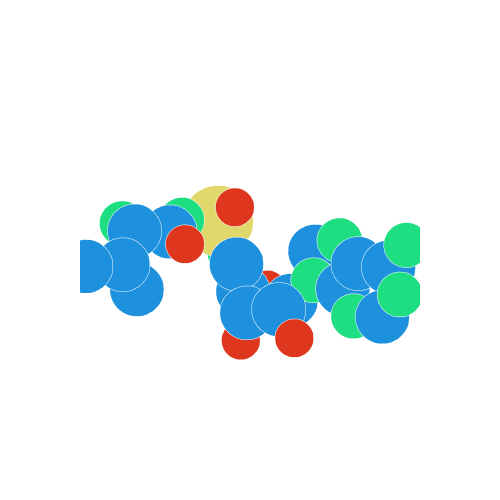

Notebook code for this chart:
### Code cell
# draw molecule using pyplot
pdb[4].draw(width=500, height=500)

### Figure 1 — Plotly figure (JSON) as saved in the notebook; plotly's stock layout.template omitted (floating-point values rounded to 4 significant figures)
{"data": [{"hoverinfo": "text", "hovertext": ["N 990 VAA", "CA 990 VAA", "CB 990 VAA", "CG1 990 VAA", "CG2 990 VAA", "C 990 VAA", "O 990 VAA", "S 990 VAA", "O1S 990 VAA", "O2S 990 VAA", "N3S 990 VAA", "N5' 990 VAA", "C5' 990 VAA", "C4' 990 VAA", "O4' 990 VAA", "C1' 990 VAA", "N9 990 VAA", "C4 990 VAA", "N3 990 VAA", "C2 990 VAA", "N1 990 VAA", "C6 990 VAA", "N6 990 VAA", "C5 990 VAA", "N7 990 VAA", "C8 990 VAA", "C2' 990 VAA", "O2' 990 VAA", "C3' 990 VAA", "O3' 990 VAA"], "marker": {"color": ["#1DDE81", "#1D90DE", "#1D90DE", "#1D90DE", "#1D90DE", "#1D90DE", "#DE371D", "#E0D86B", "#DE371D", "#DE371D", "#1DDE81", "#1DDE81", "#1D90DE", "#1D90DE", "#DE371D", "#1D90DE", "#1DDE81", "#1D90DE", "#1DDE81", "#1D90DE", "#1DDE81", "#1D90DE", "#1DDE81", "#1D90DE", "#1DDE81", "#1D90DE", "#1D90DE", "#DE371D", "#1D90DE", "#DE371D"], "opacity": 1, "size": [31.41, 37.58, 37.58, 37.58, 37.58, 37.58, 26.92, 49.36, 26.92, 26.92, 31.41, 31.41, 37.58, 37.58, 26.92, 37.58, 31.41, 37.58, 31.41, 37.58, 31.41, 37.58, 31.41, 37.58, 31.41, 37.58, 37.58, 26.92, 37.58, 26.92]}, "mode": "markers", "type": "scatter3d", "x": [87.07, 88.16, 89.6, 89.91, 89.74, 88.08, 89.08, 86.72, 85.34, 87.02, 86.89, 87.76, 88.94, 89.85, 89.52, 90.51, 89.87, 90.35, 91.45, 91.63, 90.87, 89.76, 89.01, 89.46, 88.48, 88.76, 91.46, 92.8, 91.26, 92.05], "y": [34.99, 35.58, 35.25, 35.93, 33.8, 37.1, 37.72, 39.42, 39.87, 39.95, 37.69, 40.24, 40.34, 40.84, 42.2, 43.01, 43.95, 45.3, 45.9, 47.19, 47.88, 47.25, 47.96, 45.88, 44.95, 43.89, 42.0, 42.54, 40.78, 40.76], "z": [23.62, 24.46, 23.87, 22.48, 23.71, 24.58, 25.02, 24.26, 23.78, 25.6, 24.17, 23.2, 23.79, 22.84, 22.67, 23.4, 24.29, 24.47, 23.86, 24.25, 25.13, 25.73, 26.61, 25.4, 25.79, 25.13, 24.07, 24.02, 23.27, 22.07]}], "layout": {"height": 500, "scene": {"aspectmode": "auto", "aspectratio": {"x": 0.9531, "y": 1.809, "z": 0.5799}, "camera": {"center": {"x": 0, "y": 0, "z": 0}, "eye": {"x": 1.282, "y": -0.6179, "z": 1.632}, "projection": {"type": "perspective"}, "up": {"x": -0.7999, "y": -0.09316, "z": 0.5929}}, "dragmode": "orbit", "xaxis": {"type": "linear", "visible": false}, "yaxis": {"type": "linear", "visible": false}, "zaxis": {"type": "linear", "visible": false}}, "width": 500}}
